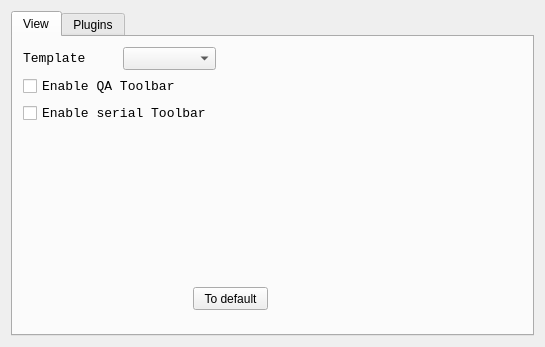
<?xml version="1.0" encoding="UTF-8"?>
<ui version="4.0">
 <class>ConfigWidget</class>
 <widget class="QWidget" name="ConfigWidget">
  <property name="geometry">
   <rect>
    <x>0</x>
    <y>0</y>
    <width>545</width>
    <height>347</height>
   </rect>
  </property>
  <property name="windowTitle">
   <string>Bellatrix Settings</string>
  </property>
  <layout class="QGridLayout" name="gridLayout">
   <item row="0" column="0">
    <widget class="QTabWidget" name="tabWidget">
     <property name="currentIndex">
      <number>0</number>
     </property>
     <widget class="QWidget" name="view_tab">
      <attribute name="title">
       <string>View</string>
      </attribute>
      <widget class="QWidget" name="layoutWidget">
       <property name="geometry">
        <rect>
         <x>10</x>
         <y>10</y>
         <width>193</width>
         <height>78</height>
        </rect>
       </property>
       <layout class="QVBoxLayout" name="verticalLayout">
        <item>
         <layout class="QHBoxLayout" name="horizontalLayout_2">
          <item>
           <widget class="QLabel" name="label">
            <property name="font">
             <font>
              <family>Courier New</family>
              <pointsize>10</pointsize>
             </font>
            </property>
            <property name="text">
             <string>Template</string>
            </property>
           </widget>
          </item>
          <item>
           <widget class="QComboBox" name="styleBox">
            <property name="font">
             <font>
              <family>Courier New</family>
              <pointsize>10</pointsize>
             </font>
            </property>
           </widget>
          </item>
         </layout>
        </item>
        <item>
         <widget class="QCheckBox" name="QABarEnable">
          <property name="font">
           <font>
            <family>Courier New</family>
            <pointsize>10</pointsize>
           </font>
          </property>
          <property name="toolTip">
           <string>Enable/Disable Quick Access Toolbar</string>
          </property>
          <property name="statusTip">
           <string/>
          </property>
          <property name="whatsThis">
           <string/>
          </property>
          <property name="text">
           <string>Enable QA Toolbar</string>
          </property>
          <property name="tristate">
           <bool>false</bool>
          </property>
         </widget>
        </item>
        <item>
         <widget class="QCheckBox" name="QASBarEn">
          <property name="font">
           <font>
            <family>Courier New</family>
            <pointsize>10</pointsize>
           </font>
          </property>
          <property name="text">
           <string>Enable serial Toolbar</string>
          </property>
         </widget>
        </item>
       </layout>
      </widget>
      <widget class="QPushButton" name="defButton">
       <property name="geometry">
        <rect>
         <x>180</x>
         <y>250</y>
         <width>75</width>
         <height>23</height>
        </rect>
       </property>
       <property name="text">
        <string>To default</string>
       </property>
      </widget>
     </widget>
     <widget class="QWidget" name="tab">
      <attribute name="title">
       <string>Plugins</string>
      </attribute>
      <layout class="QGridLayout" name="gridLayout_2">
       <item row="0" column="0" rowspan="3">
        <widget class="QTableWidget" name="pluginWiew">
         <property name="alternatingRowColors">
          <bool>true</bool>
         </property>
         <property name="selectionMode">
          <enum>QAbstractItemView::SingleSelection</enum>
         </property>
         <property name="selectionBehavior">
          <enum>QAbstractItemView::SelectRows</enum>
         </property>
         <property name="columnCount">
          <number>3</number>
         </property>
         <attribute name="horizontalHeaderVisible">
          <bool>false</bool>
         </attribute>
         <attribute name="horizontalHeaderHighlightSections">
          <bool>false</bool>
         </attribute>
         <attribute name="horizontalHeaderShowSortIndicator" stdset="0">
          <bool>true</bool>
         </attribute>
         <attribute name="horizontalHeaderStretchLastSection">
          <bool>true</bool>
         </attribute>
         <attribute name="verticalHeaderVisible">
          <bool>false</bool>
         </attribute>
         <attribute name="verticalHeaderHighlightSections">
          <bool>false</bool>
         </attribute>
         <column/>
         <column/>
         <column/>
        </widget>
       </item>
      </layout>
     </widget>
    </widget>
   </item>
  </layout>
 </widget>
 <resources/>
 <connections/>
</ui>
